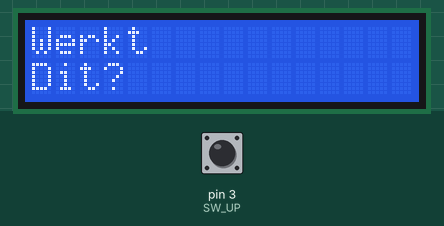
The sketch below on a simulated Arduino Uno, built with avr-gcc and run on an emulated ATmega328P. Parts: 16×2 character LCD. Inputs (shaded band) come from the test bench; at power-on: pin 3 (SW_UP) LOW.

Above: at 1.2 s.
1.3 s: pin 3 (SW_UP) pulled HIGH for 0.15 s
At 2.5 s:
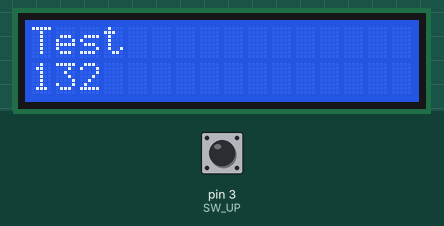
2.9 s: pin 3 (SW_UP) pulled HIGH for 1 s
At 3.7 s:
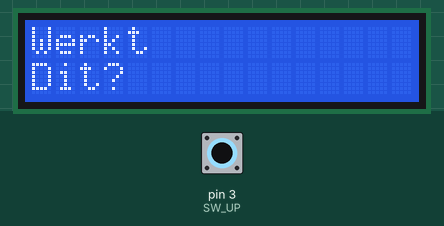
5.4 s: pin 3 (SW_UP) pulled HIGH for 3.2 s
At 6.8 s:
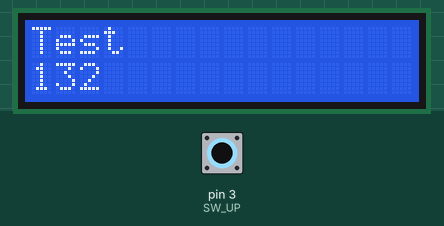
10.1 s: pin 3 (SW_UP) driven HIGH
At 10.4 s:
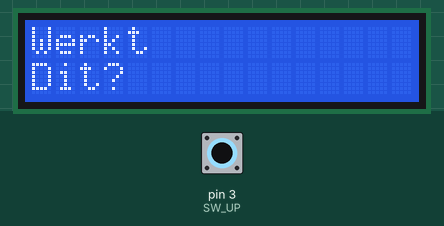
13.1 s: pin 3 (SW_UP) pulsed LOW 2 times (0.12 s each, 0.3 s apart)
At 14.7 s:
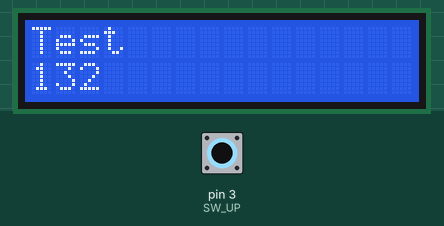
Timing chart, 0 to 16.2 s (numbered marks = the images above; inputs shaded):
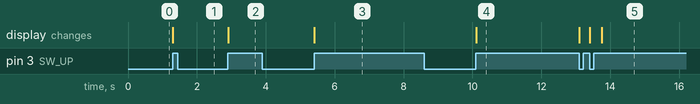

Measured:
- after the input at 1.3 s, the display: changes at once (image 1)
- after the input at 2.9 s, the display: changes at once (image 2)
- after the input at 5.4 s, the display: changes at once (image 3)
- after the input at 10.1 s, the display: changes at once (image 4)
- after the input at 13.1 s, the display: changes at once (image 5)

The sketch:

Machine1_V1.0.ino
```cpp
//-- Machine 1 --//
/* Versie beheer / ToDO
 * Zie Versie_Beheer.ino
 */
#include <LiquidCrystal.h>

const int rs = 12, en = 11, d4 = 5, d5 = 6, d6 = 7, d7 = 8;                         // initialize the library by associating any needed LCD interface pin
LiquidCrystal lcd(rs, en, d4, d5, d6, d7);                                          // with the arduino pin number it is connected to

//-- Declaratie Pin --//
const int SW_UP               = 3;
const int SW_DOWN             = 4;

//-- Declaratie Variabelen --//
boolean u1_state_SW_UP        = false;
boolean u1_prev_SW_UP         = false;
boolean u1_SW_UP_status       = false;
boolean u1_state_SW_DOWN      = false;
boolean u1_prev_SW_DOWN       = false;
boolean u1_SW_DOWN_status     = false;
boolean u1_LCD_Status_done    = false;
int u8_aantal                 = 0;

void setup() {
//-- Setup pins --//
  pinMode(SW_UP, INPUT);
  pinMode(SW_DOWN, INPUT);
// set up the LCD's number of columns and rows:
  lcd.begin(16, 2);
}

void loop() {
u1_state_SW_UP = digitalRead(SW_UP);
if(u1_state_SW_UP != u1_prev_SW_UP){
  if(u1_state_SW_UP){
    u1_SW_UP_status = !u1_SW_UP_status;
    u1_LCD_Status_done = false;
  }
}

  if(u1_SW_UP_status && !u1_LCD_Status_done){
  LCD_Status("Test", "132");
  }

  if(!u1_SW_UP_status && !u1_LCD_Status_done){
  LCD_Status("Werkt", "Dit?");
  }
}
```

Versie_Beheer.ino
```cpp
/* Versie beheer / ToDO
 *  V1.0 initiele setup, met LCD
 *    - Setup LCD
 *    - Pin SW_UP setup
 *    - Functie gemaat voor het updaten van het beeldscherm
 *    - Functie werkt met een knop.
 *
 *
 * --- ToDo ---
 * - Knoppen toevoegen
 * - Noodstop
 * - Menu maken LCD
 * - Communicatie serieele poort
 * - Aansturen servo
 * - Laser sensor
 */
```

LCD_screen.ino
```cpp
//-- Declaratie variabelen --//

void LCD_Status(String message_regel_1, String message_regel_2){
  while(!u1_LCD_Status_done){
  lcd.clear();
  lcd.home();
  lcd.print(message_regel_1);
  lcd.setCursor(0,1);
  lcd.print(message_regel_2);
  u1_LCD_Status_done = true;
  }
}

void LCD_Error(String message){

}
```
